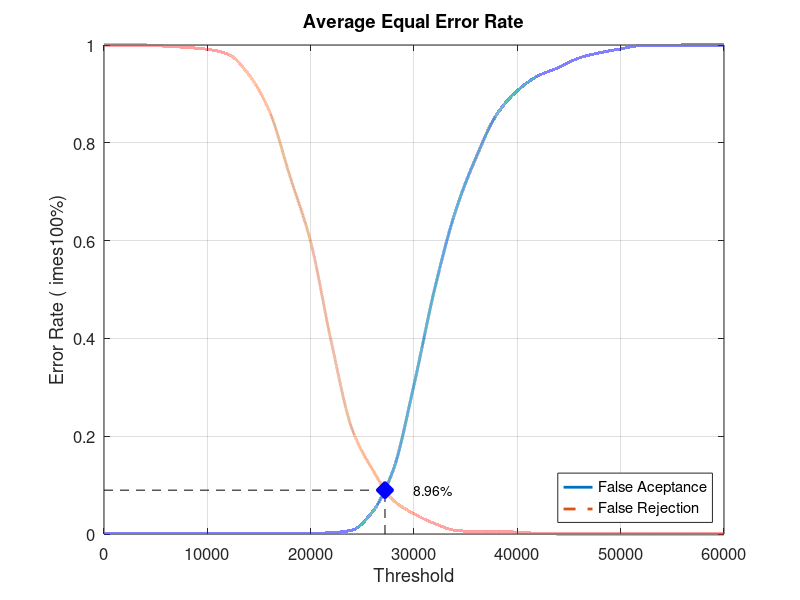
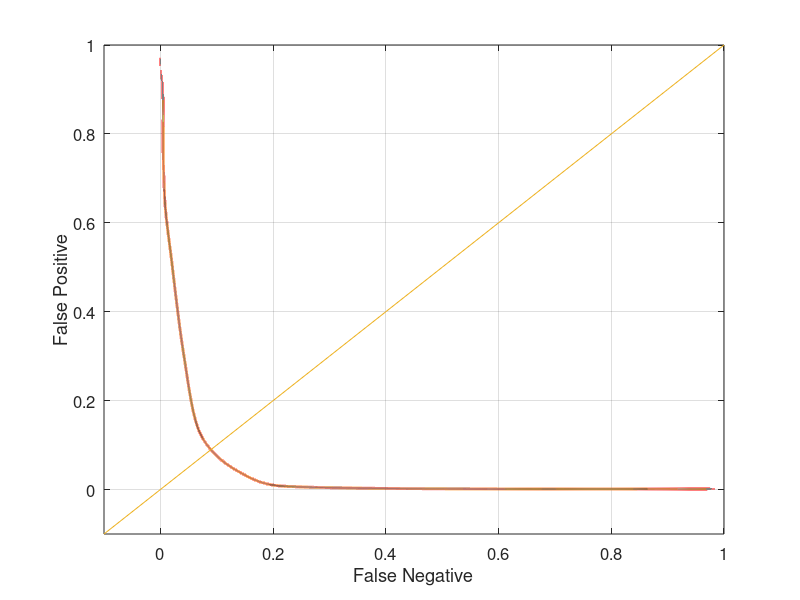

MATLAB code for these plots, in order:
close all;
clear;
clc;
x = 0:2000:60000;
xq = 0:0.5:60000;

y0 = [0 0.00131579 0.00131579 0.00131579 0.00131579 0.00131579 0.00131579 0.00131579 0.00131579 0.00131579 0.00131579 0.00263158 0.00789474 0.0460526 0.131579 0.305263 0.501316 0.659211 0.769737 0.857895 0.906579 0.936842 0.953947 0.973684 0.984211 0.992105 0.998684 0.998684 1 1 1]
yy0 = interp1(x, y0, xq, 'pchip');
y1 = [1 1 1 0.9975 0.995 0.99125 0.98125 0.94 0.865 0.73125 0.5975 0.3925 0.215 0.13125 0.06875 0.04125 0.02125 0.0075 0.005 0.005 0.00375 0.00125 0 0 0 0 0 0 0 0 0]
yy1 = interp1(x, y1, xq, 'pchip');

% Calculating EER: 
y2 = abs(y0 - y1);
find(y2 == min(y2))
yy2 = abs(yy0 - yy1);
xEER = find(yy2 == min(yy2));
xEERIndex = xq(xEER) % X-axis EER
yEER = yy0(xEER) % Y-axis EER

main = figure
plot(xq, yy0,'-','LineWidth', 2);	hold on
plot(xq, yy1,'--','LineWidth', 2);	hold on
plot([xEERIndex xEERIndex], [0 yEER], 'k--');	hold on
plot([0 xEERIndex], [yEER yEER], 'k--');	hold on
plot(xEERIndex, yEER, 'bx', 'LineWidth', 10);	hold on
text(xEERIndex + 10 * xEERIndex / 100, yEER, [num2str(round((10000 * yEER)) / 100) '%'])
legend('False Aceptance', 'False Rejection', 'Location', 'SouthEast')
xlabel('Threshold')
ylabel('Error Rate (	imes100%)')
title('Average Equal Error Rate')
set(gca, 'FontSize', 12)
axis([0 60000 0 1])
grid on

print(main, 'Experiment4AverageMain', '-dpng');
FNRxFPR = figure('Color', [1 1 1]);
plot(yy1, yy0, '-', yy1, yy0, 'LineWidth', 2);
hold on
y = -0.1:0.1:1
plot(y, y); 
set(gca, 'FontSize', 12)
xlabel('False Negative')
ylabel('False Positive')
axis([-0.1 1 -0.1 1])
set(gca, 'FontSize', 12)
grid on

print(FNRxFPR, 'Experiment4AverageFNRxFPR','-dpng');
